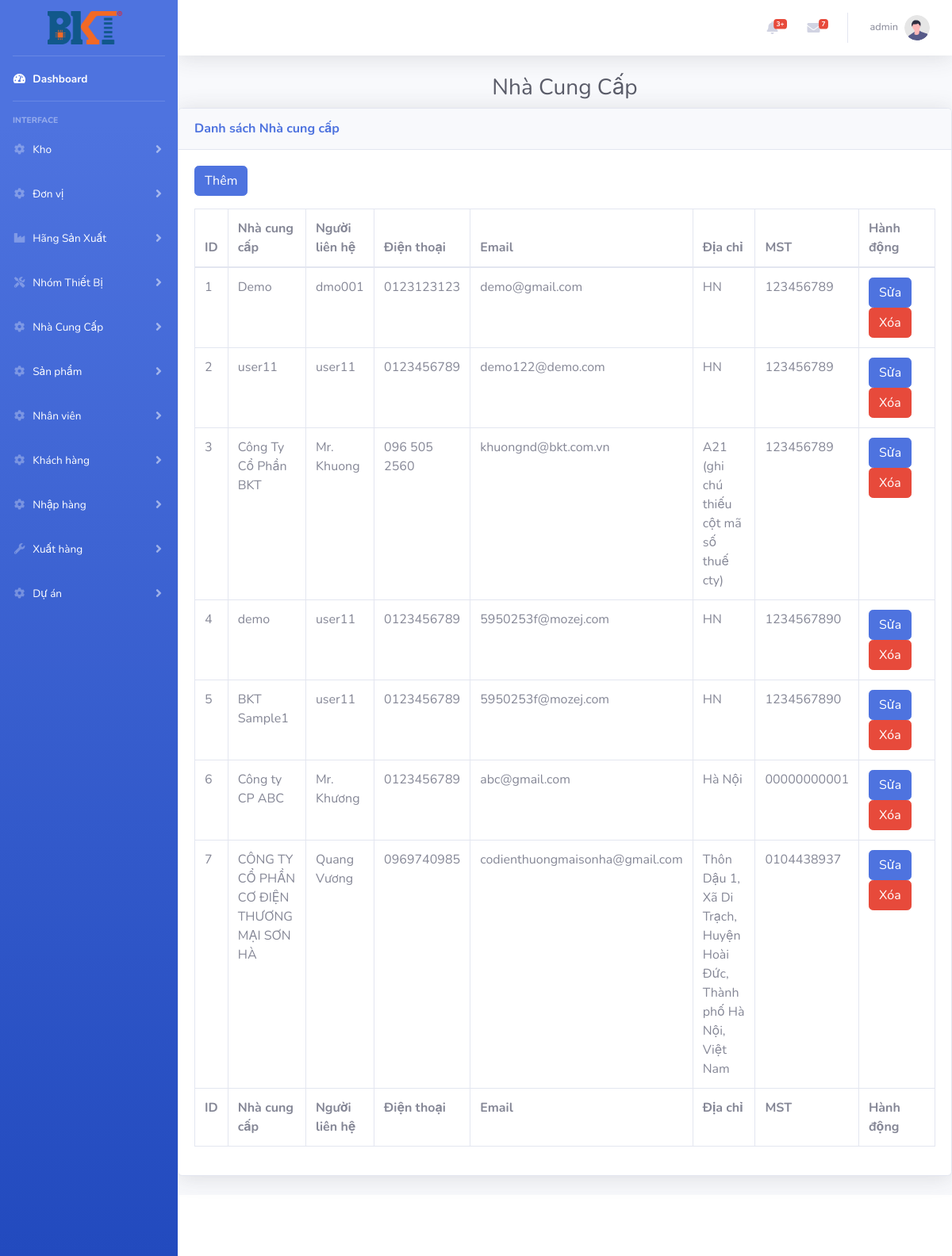
Before: /index.php?controller=nhacungcap (signed in) with the older database file.
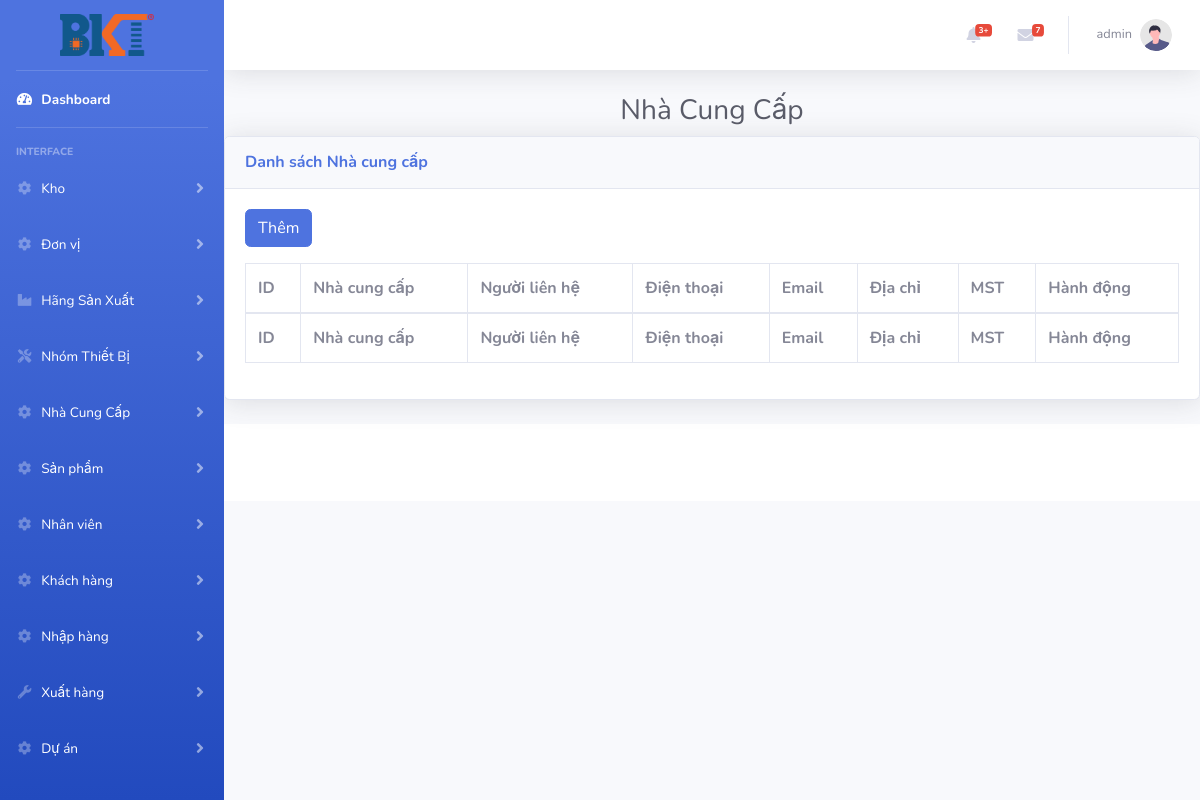
After: the same page with the newer database file.
### tables this page shows
CREATE TABLE `nhacungcap` (
  `Id` int(11) NOT NULL,
  `TenNCC` varchar(100) DEFAULT NULL,
  `NguoiLienHe` varchar(200) DEFAULT NULL,
  `DienThoai` varchar(20) DEFAULT NULL,
  `Email` varchar(50) DEFAULT NULL,
  `DiaChi` varchar(100) DEFAULT NULL,
  `MST` varchar(20) DEFAULT NULL
);

### controllers/nhacungcap_controller.php (called while the page is built, shortened)
<?php
require_once ('models/nhacungcap.php');
class NhaCungCapController extends BaseController
{
    public function index()
    {
        $nhacungcap = NhaCungCap::all();
        $data =array('nhacungcap'=> $nhacungcap);
        $this->render('index',$data);
    }
}

### routes.php (called while the page is built, shortened)
<?php
$controller = new $klass;
$controller->$action();

### index.php (called while the page is built, shortened)
<?php
require_once('routes.php');

### models/nhacungcap.php (called while the page is built, shortened)
<?php
class NhaCungCap
{
    function __construct($Id, $TenNCC, $DienThoai, $Email, $DiaChi, $NguoiLienHe, $MST)
    {
        $this->Id = $Id;
        $this->TenNCC = $TenNCC;
        $this->DienThoai = $DienThoai;
        $this->Email = $Email;
        $this->DiaChi = $DiaChi;
        $this->NguoiLienHe = $NguoiLienHe;
        $this->MST = $MST;
    }
    static function all()
    {
        $list = [];
        $db = DB::getInstance();
        $req = $db->query('SELECT * FROM NhaCungCap');
        foreach ($req->fetchAll() as $item) {
            $list[] = new NhaCungCap($item['Id'], $item['TenNCC'], $item['DienThoai'], $item['Email'], $item['DiaChi'], $item['NguoiLienHe'], $item['MST']);
        }
        return $list;
    }
}

### views/nhacungcap/index.php (the view, shortened to what this page needs)
<?php
require_once('models/nhacungcap.php');
?>
<h1 class="h3 mb-2 text-center text-gray-800 ">Nhà Cung Cấp</h1>
<div class="card shadow mb-4">
    <div class="card-header py-3">
        <h6 class="m-0 font-weight-bold text-primary">Danh sách Nhà cung cấp</h6>
    </div>
    <div class="card-body">
        <a href="index.php?controller=nhacungcap&action=insert" class="btn btn-primary mb-3">Thêm</a>
        <div class="table-responsive">
            <table class="table table-bordered" id="dataTable" width="100%" cellspacing="0">
                <thead>
                    <tr>
                        <th>ID</th>
                        <th>Nhà cung cấp</th>
                        <th>Người liên hệ</th>
                        <th>Điện thoại</th>
                        <th>Email</th>
                        <th>Địa chỉ</th>
                        <th>MST</th>
                        <th>Hành động</th>
                    </tr>
                </thead>
                <tfoot>
                    <tr>
                        <th>ID</th>
                        <th>Nhà cung cấp</th>
                        <th>Người liên hệ</th>
                        <th>Điện thoại</th>
                        <th>Email</th>
                        <th>Địa chỉ</th>
                        <th>MST</th>
                        <th>Hành động</th>
                    </tr>
                </tfoot>
                <tbody>
                    <?php
                    foreach ($nhacungcap as $item) {
                    ?>
                        <form method="post">
                            <tr>
                                <td><?= $item->Id ?></td>
                                <td><?= $item->TenNCC ?></td>
                                <td><?= $item->NguoiLienHe ?></td>
                                <td><?= $item->DienThoai ?></td>
                                <td><?= $item->Email ?></td>
                                <td><?= $item->DiaChi ?></td>
                                <td><?= $item->MST ?></td>
                                <td>
                                    <a href="index.php?controller=nhacungcap&action=edit&id=<?= $item->Id ?>" class='btn btn-primary mr-3'>Sửa</a>
                                    <button type="submit" name="dele" value="<?= $item->Id ?>" class='btn btn-danger'>Xóa</button>
                                </td>
                            </tr>
                        </form>
                    <?php
                    }
                    ?>
                </tbody>
            </table>
        </div>
    </div>
</div>

Changed rows visible on the page:
removed nhacungcap: Id "1", TenNCC "Demo", NguoiLienHe "dmo001", DienThoai "0123123123", Email "demo@gmail.com", DiaChi "HN", MST "123456789"
removed nhacungcap: Id "2", TenNCC "user11", NguoiLienHe "user11", DienThoai "0123456789", Email "demo122@demo.com", DiaChi "HN", MST "123456789"
removed nhacungcap: Id "3", TenNCC "Công Ty Cổ Phần BKT", NguoiLienHe "Mr. Khuong", DienThoai "096 505 2560", Email "khuongnd@bkt.com.vn", DiaChi "A21 (ghi chú thiếu cột mã số thuế cty)", MST "123456789"
removed nhacungcap: Id "4", TenNCC "demo", NguoiLienHe "user11", DienThoai "0123456789", Email "5950253f@mozej.com", DiaChi "HN", MST "1234567890"
removed nhacungcap: Id "5", TenNCC "BKT Sample1", NguoiLienHe "user11", DienThoai "0123456789", Email "5950253f@mozej.com", DiaChi "HN", MST "1234567890"
removed nhacungcap: Id "6", TenNCC "Công ty CP ABC", NguoiLienHe "Mr. Khương", DienThoai "0123456789", Email "abc@gmail.com", DiaChi "Hà Nội", MST "00000000001"
removed nhacungcap: Id "7", TenNCC "CÔNG TY CỔ PHẦN CƠ ĐIỆN THƯƠNG MẠI SƠN HÀ", NguoiLienHe "Quang Vương", DienThoai "0969740985", Email "codienthuongmaisonha@gmail.com", DiaChi "Thôn Dậu 1, Xã Di Trạch, Huyện Hoài Đức, Thành phố Hà Nội, Việt Nam", MST "0104438937"
